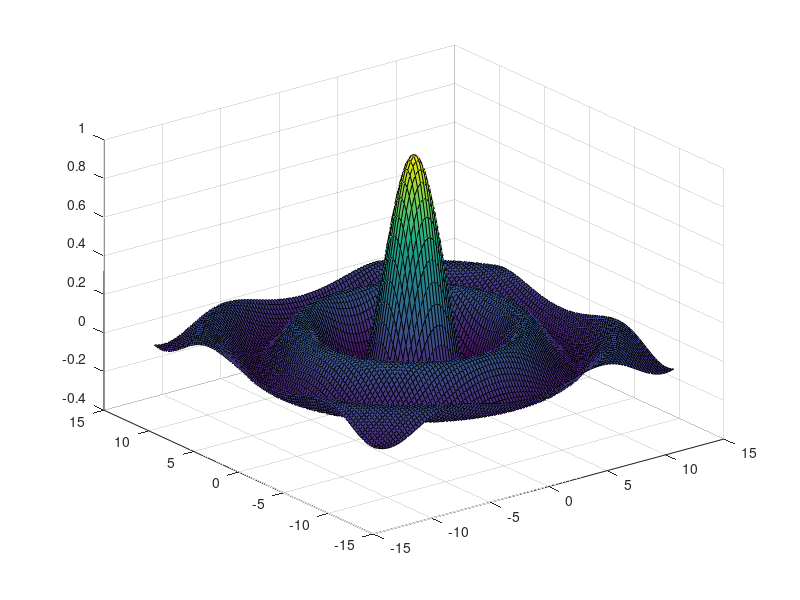

Here is the MATLAB script that generated this plot: (Note: this script raises an error after producing the figure.)
% Sinc function in 3D using a mesh plot.

% Create square polygon mesh.
% X, Y, and Z matrices contain coordinates of all mesh vertices. Rows (2nd index)
% are aligned with the x axis, columns (1st index) with the y axis. 
vec = linspace(-4*pi, 4*pi, 100); % Vector of x (or y) values from -4pi to 4pi (makes mesh dense)
[X, Y] = meshgrid(vec);
Z = zeros(length(vec));  % Z controls height of each mesh vertex

for x = 1:length(vec)
    for y = 1:length(vec)
        r = sqrt(vec(x)^2 + vec(y)^2) + eps; % Calculate r = sqrt(x*x + y*y). The 'eps' avoids divide by zero.
        Z(x,y) = sin(r)/r;  % Sinc function
    end
end

s1 = surf(X, Y, Z);              % Draw the mesh. For non-square Z may need to use Z' here.

s1.CData = rand(size(Z));% Set random vertex colour